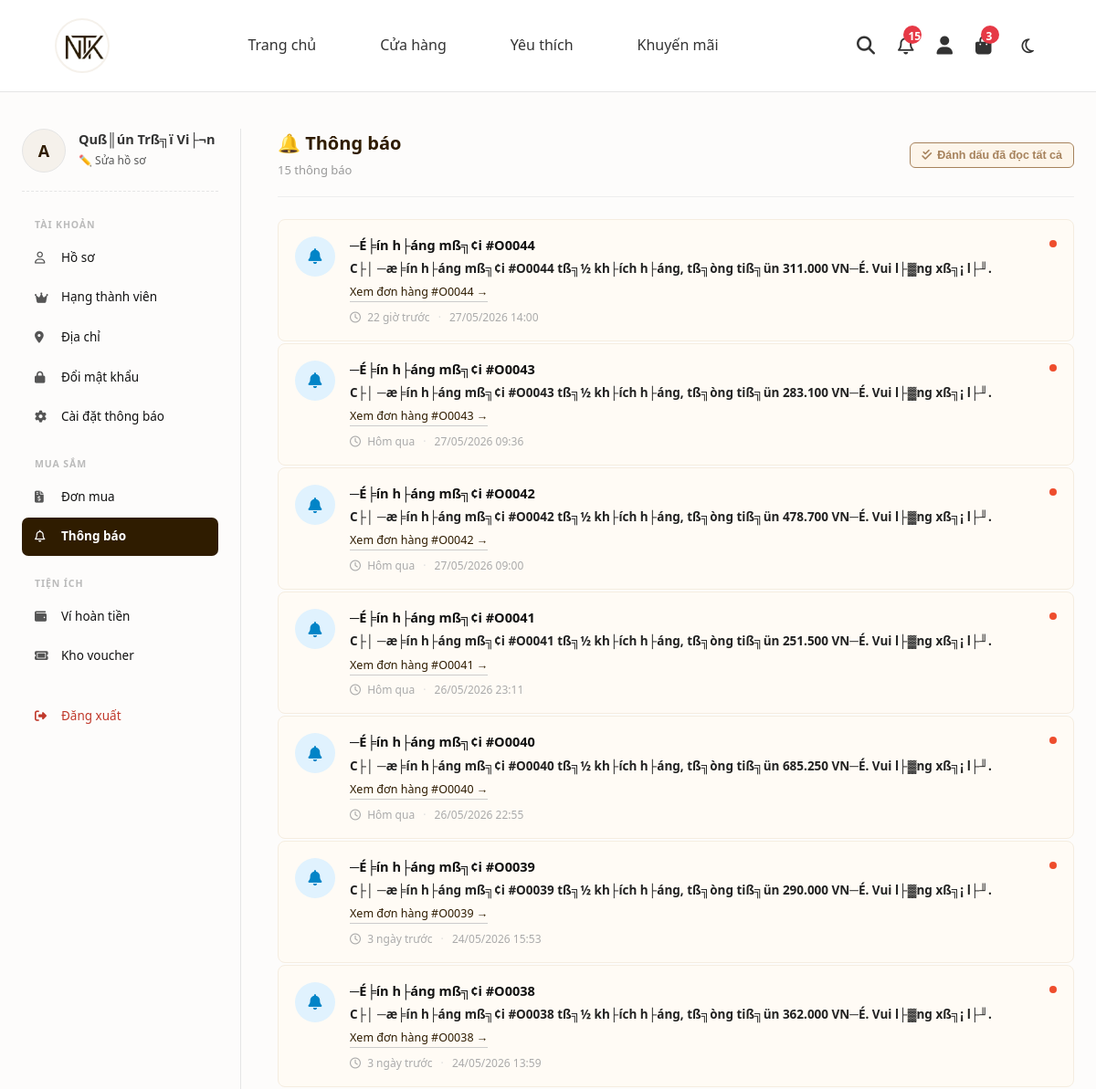
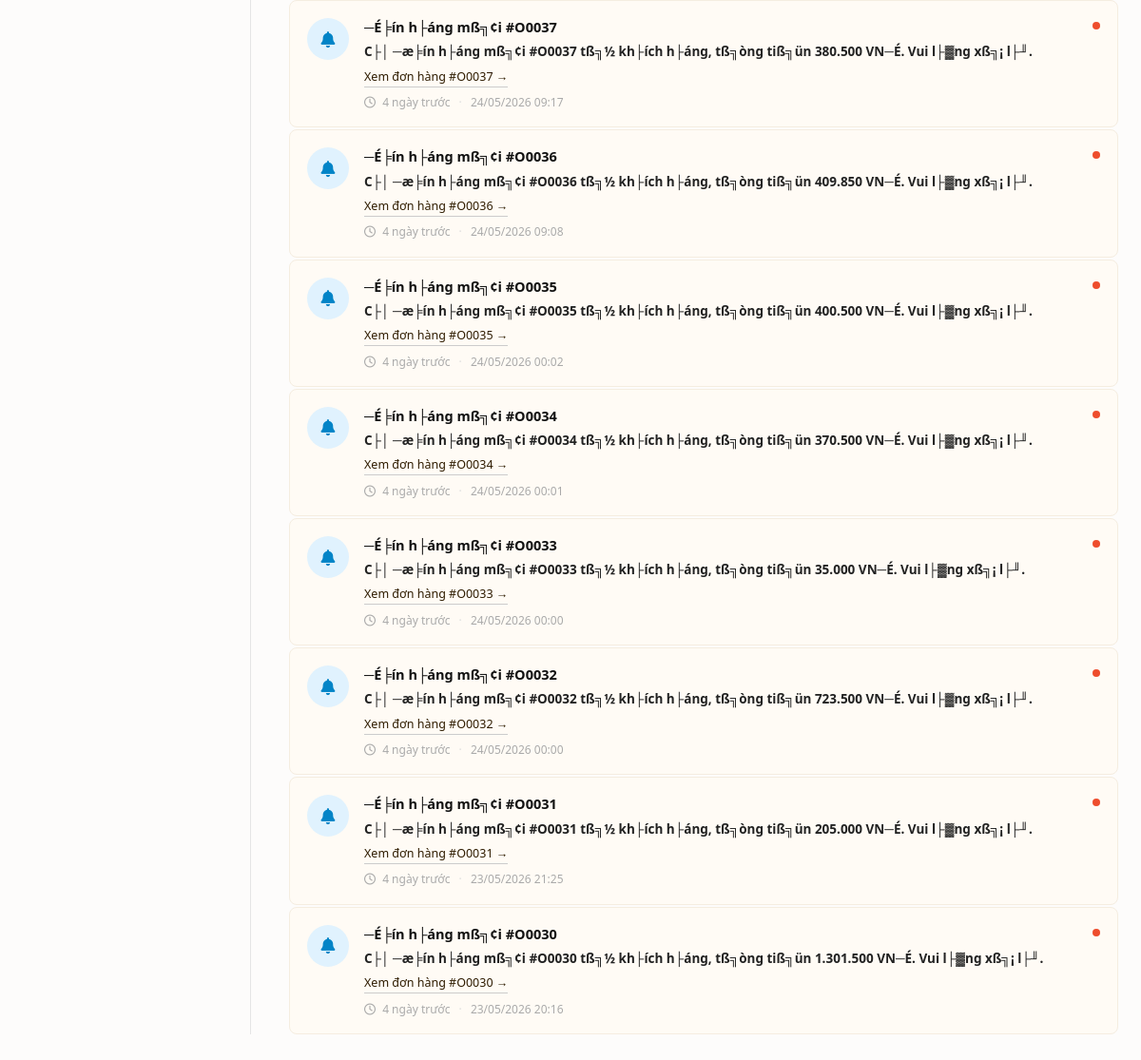
/views/user/dashboard.php?view=thongbao (signed in), run on the app's committed database (2 pictures, top to bottom).
### tables this page shows
CREATE TABLE `users` (
  `user_id` char(5) NOT NULL,
  `username` varchar(50) NOT NULL,
  `password` varchar(50) NOT NULL,
  `fullname` varchar(100) DEFAULT NULL,
  `email` varchar(100) DEFAULT NULL,
  `phonenumber` varchar(10) DEFAULT NULL,
  `address` text DEFAULT NULL,
  `verification_code` varchar(6) DEFAULT NULL,
  `verification_code_expires_at` datetime DEFAULT NULL,
  `is_verified` int(11) DEFAULT 0,
  `role` int(11) DEFAULT 0,
  `status` int(11) DEFAULT 1,
  `created_at` datetime DEFAULT current_timestamp(),
  `total_orders` int(11) DEFAULT 0,
  `total_spend` decimal(15,2) DEFAULT 0.00,
  `bank_name` varchar(100) DEFAULT NULL,
  `bank_account_number` varchar(20) DEFAULT NULL,
  `bank_account_name` varchar(100) DEFAULT NULL,
  `wallet_balance` decimal(15,2) DEFAULT 0.00,
  `current_points` int(11) DEFAULT 0,
  `accumulated_points` int(11) DEFAULT 0,
  `tier` varchar(20) DEFAULT 'Member',
  PRIMARY KEY (`user_id`),
  UNIQUE KEY `username` (`username`)
);

CREATE TABLE `notifications` (
  `noti_id` int(11) NOT NULL AUTO_INCREMENT,
  `user_id` char(5) DEFAULT NULL,
  `type` varchar(50) DEFAULT 'system',
  `title` varchar(200) NOT NULL,
  `message` varchar(500) NOT NULL,
  `related_order_id` char(5) DEFAULT NULL,
  `is_read` tinyint(1) DEFAULT 0,
  `created_at` datetime DEFAULT current_timestamp(),
  PRIMARY KEY (`noti_id`),
  KEY `idx_noti_user` (`user_id`),
  KEY `idx_noti_order` (`related_order_id`)
);

### src/views/user/notifications.php (the view, shortened to what this page needs)
<?php
$user_id = $_SESSION['user_id'];
$notifications = [];
try {
    $sql = "SELECT * FROM notifications WHERE user_id = :uid ORDER BY created_at DESC LIMIT 50";
    $stmt = $conn->prepare($sql);
    $stmt->execute(['uid' => $user_id]);
    $notifications = $stmt->fetchAll(PDO::FETCH_ASSOC);
} catch (PDOException $e) {
}
usort($notifications, function($a, $b) {
    return strtotime($b['created_at']) <=> strtotime($a['created_at']);
});
function getNotiStyle($type) {
    $map = [
        'order_placed'            => ['icon' => 'fa-solid fa-bag-shopping',     'color' => 'icon-blue'],
        'order_pending_payment'   => ['icon' => 'fa-solid fa-clock',            'color' => 'icon-orange'],
        'order_confirmed'         => ['icon' => 'fa-solid fa-circle-check',     'color' => 'icon-green'],
        'order_shipping'          => ['icon' => 'fa-solid fa-truck-fast',        'color' => 'icon-orange'],
        'order_completed'         => ['icon' => 'fa-solid fa-star',             'color' => 'icon-green'],
        'order_cancelled'         => ['icon' => 'fa-regular fa-circle-xmark',   'color' => 'icon-red'],
        'return_request'          => ['icon' => 'fa-solid fa-rotate-left',       'color' => 'icon-orange'],
        'return_approved'         => ['icon' => 'fa-solid fa-thumbs-up',         'color' => 'icon-green'],
        'return_rejected'         => ['icon' => 'fa-solid fa-ban',              'color' => 'icon-red'],
        'refund_done'             => ['icon' => 'fa-solid fa-wallet',           'color' => 'icon-green'],
        'delivery_failed'         => ['icon' => 'fa-solid fa-triangle-exclamation', 'color' => 'icon-red'],
        'cancel_approved'         => ['icon' => 'fa-solid fa-circle-xmark',     'color' => 'icon-red'],
        'cancel_rejected'         => ['icon' => 'fa-solid fa-ban',              'color' => 'icon-red'],
        'order_update'            => ['icon' => 'fa-solid fa-bell',             'color' => 'icon-blue'],
    ];
    return $map[$type] ?? ['icon' => 'fa-solid fa-bell', 'color' => 'icon-blue'];
}
function timeAgo($datetime) {
    $now  = new DateTime();
    $time = new DateTime($datetime);
    $diff = $now->diff($time);
    if ($diff->d === 0 && $diff->h === 0) {
        return $diff->i <= 1 ? 'Vừa xong' : $diff->i . ' phút trước';
    } elseif ($diff->d === 0) {
        return $diff->h . ' giờ trước';
    } elseif ($diff->d === 1) {
        return 'Hôm qua';
    } elseif ($diff->d < 7) {
        return $diff->d . ' ngày trước';
    } else {
        return date('d/m/Y', strtotime($datetime));
    }
}
?>
<div class="noti-page-header" style="display: flex; justify-content: space-between; align-items: center;">
    <div>
        <h2 class="noti-page-title">🔔 Thông báo</h2>
        <span style="font-size:13px; color:#999;" id="user-noti-count"><?= count($notifications) ?> thông báo</span>
    </div>
    <?php
    $unread_count = count(array_filter($notifications, function($n) { return !$n['is_read']; }));
    if ($unread_count > 0):
    ?>
    <button class="btn-user-mark-all-read" onclick="userMarkAllRead(event)" style="background: #fdf5ea; color: #a6825c; border: 1px solid #a6825c; padding: 6px 12px; border-radius: 6px; font-weight: 600; font-size: 12.5px; cursor: pointer; display: flex; align-items: center; gap: 6px; transition: all 0.2s;">
        <i class="fa-solid fa-check-double"></i> Đánh dấu đã đọc tất cả
    </button>
    <?php endif; ?>
</div>
<div class="noti-list">
    <?php if (empty($notifications)): ?>
        <div class="noti-empty">
            <i class="fa-regular fa-bell-slash"></i>
            <p>Bạn chưa có thông báo nào.</p>
        </div>
    <?php else: ?>
        <?php foreach ($notifications as $noti): ?>
            <?php
            $style     = getNotiStyle($noti['type']);
            $is_unread = !$noti['is_read'];
            ?>
            <div class="noti-item <?= $is_unread ? 'unread' : '' ?>" data-id="<?= htmlspecialchars($noti['noti_id']) ?>">
                <div class="noti-icon <?= $style['color'] ?>">
                    <i class="<?= $style['icon'] ?>"></i>
                </div>
                <div class="noti-body">
                    <div class="noti-title"><?= htmlspecialchars($noti['title']) ?></div>
                    <div class="noti-msg"><?= htmlspecialchars($noti['message']) ?></div>
                    <?php if (!empty($noti['related_order_id'])): ?>
                        <a href="dashboard.php?view=chitietdonhang&id=<?= htmlspecialchars($noti['related_order_id']) ?>"
                           class="noti-order-link">
                            Xem đơn hàng #<?= htmlspecialchars($noti['related_order_id']) ?> →
                        </a>
                    <?php endif; ?>
                    <div class="noti-time">
                        <i class="fa-regular fa-clock" style="margin-right:4px;"></i>
                        <?= timeAgo($noti['created_at']) ?>
                        <span style="color:#ddd; margin:0 6px;">·</span>
                        <?= date('d/m/Y H:i', strtotime($noti['created_at'])) ?>
                    </div>
                </div>
                <?php if ($is_unread): ?>
                    <div class="unread-dot" title="Chưa đọc"></div>
                <?php endif; ?>
            </div>
        <?php endforeach; ?>
    <?php endif; ?>
</div>

### src/views/user/dashboard.php (shortened to what this page needs)
<?php
require_once __DIR__ . '/../../config/database.php';
try {
    $stmt = $conn->prepare("SELECT * FROM users WHERE user_id = :user_id");
    $stmt->execute(['user_id' => $_SESSION['user_id']]);
    $current_user = $stmt->fetch(PDO::FETCH_ASSOC);
} catch (PDOException $e) {
    echo "Lỗi: " . $e->getMessage();
    exit;
}
$view = isset($_GET['view']) ? $_GET['view'] : 'hoso';
?>
<!DOCTYPE html>
<html lang="vi">
<head>
    <link rel="stylesheet" href="https://cdnjs.cloudflare.com/ajax/libs/font-awesome/6.4.0/css/all.min.css">
    <link rel="stylesheet" href="../../assets/css/style.css">
</head>
<body>
<?php
require realpath(__DIR__ . '/../../includes/header.php');
?>
<div class="dashboard-wrap">
    <aside class="dashboard-sidebar">
        <div class="user-card">
            <div class="user-avatar"><?= strtoupper(substr($current_user['username'], 0, 1)) ?></div>
            <div>
                <div class="user-name"><?= htmlspecialchars($current_user['fullname'] ?: $current_user['username']) ?></div>
                <a href="dashboard.php?view=hoso" class="user-edit">✏️ Sửa hồ sơ</a>
            </div>
        </div>
        <div class="menu-section-title">Tài khoản</div>
        <ul class="sidebar-menu">
            <li><a href="dashboard.php?view=hoso"       class="<?= $view=='hoso'       ? 'active' : '' ?>"><i class="fa-regular fa-user"></i>Hồ sơ</a></li>
            <li><a href="dashboard.php?view=hangthanhvien" class="<?= $view=='hangthanhvien' ? 'active' : '' ?>"><i class="fa-solid fa-crown"></i>Hạng thành viên</a></li>
            <li><a href="dashboard.php?view=diachi"     class="<?= $view=='diachi'     ? 'active' : '' ?>"><i class="fa-solid fa-location-dot"></i>Địa chỉ</a></li>
            <li><a href="dashboard.php?view=doimatkhau" class="<?= $view=='doimatkhau' ? 'active' : '' ?>"><i class="fa-solid fa-lock"></i>Đổi mật khẩu</a></li>
            <li><a href="dashboard.php?view=caidat"     class="<?= $view=='caidat'     ? 'active' : '' ?>"><i class="fa-solid fa-gear"></i>Cài đặt thông báo</a></li>
        </ul>
        <div class="menu-section-title">Mua sắm</div>
        <ul class="sidebar-menu">
            <li><a href="dashboard.php?view=donmua"   class="<?= $view=='donmua'   ? 'active' : '' ?>"><i class="fa-solid fa-file-invoice-dollar"></i>Đơn mua</a></li>
            <li><a href="dashboard.php?view=thongbao" class="<?= $view=='thongbao' ? 'active' : '' ?>"><i class="fa-regular fa-bell"></i>Thông báo</a></li>
        </ul>
        <div class="menu-section-title">Tiện ích</div>
        <ul class="sidebar-menu">
            <li><a href="dashboard.php?view=vihoantien" class="<?= $view=='vihoantien' ? 'active' : '' ?>"><i class="fa-solid fa-wallet"></i>Ví hoàn tiền</a></li>
            <li><a href="dashboard.php?view=khovoucher" class="<?= ($view=='khovoucher'||$view=='all_coupons') ? 'active' : '' ?>"><i class="fa-solid fa-ticket"></i>Kho voucher</a></li>
        </ul>
        <div style="margin-top: 24px;">
            <ul class="sidebar-menu">
                <li><a href="../logout.php" class="logout"><i class="fa-solid fa-right-from-bracket"></i>Đăng xuất</a></li>
            </ul>
        </div>
    </aside>
    <main class="dashboard-content">
        <?php
            switch ($view) {
                case 'thongbao':       include 'notifications.php';        break;
            }
        ?>
    </main>
</div>
</body>
</html>

### src/assets/css/style.css (style rules this page uses)
:root { --primary-color: #2f1c00; --bg-color: #ffffff; --beige-color: #f5f1eb; --border-color: #e5e5e5; --text-color: #111111; --font-main: 'Helvetica Neue', Arial, sans-serif; }
* { margin: 0; padding: 0; box-sizing: border-box; }
body { font-family: var(--font-main); color: var(--text-color); background-color: var(--bg-color); line-height: 1.6; }
a { text-decoration: none; color: inherit; transition: color 0.3s ease; }
ul { list-style: none; }
body { margin: 0; font-family: 'Segoe UI', Arial, sans-serif; background: #fdfcfb; color: #333; }

### src/views/user/dashboard.php (style rules this page uses)
:root { --primary: #2f1c00; --bg: #ffffff; --beige: #f5f1eb; --border: #e5e5e5; --text: #111111; --muted: #555555; }
* { box-sizing: border-box; }
html, body { margin: 0; padding: 0; }
body { font-family: "Helvetica Neue", Helvetica, Arial, sans-serif; background: var(--bg); color: var(--text); }
.dashboard-wrap { display: flex; max-width: 1240px; margin: 40px auto 60px; padding: 0 24px; gap: 0; min-height: 600px; }
.dashboard-sidebar { width: 240px; flex-shrink: 0; padding-right: 24px; border-right: 1px solid var(--border); }
.user-card { display: flex; align-items: center; margin-bottom: 28px; padding-bottom: 20px; border-bottom: 1px dashed var(--border); }
.user-avatar { width: 48px; height: 48px; border-radius: 50%; background: var(--beige); border: 1.5px solid var(--border); display: flex; align-items: center; justify-content: center; font-size: 18px; font-weight: 700; color: var(--primary); margin-right: 14px; flex-shrink: 0; }
.user-name { font-weight: 600; font-size: 14.5px; line-height: 1.3; }
.user-edit { font-size: 12px; color: var(--muted); text-decoration: none; }
.menu-section-title { font-size: 10.5px; font-weight: 700; color: #bbb; letter-spacing: 0.9px; text-transform: uppercase; margin: 22px 0 7px 14px; }
.sidebar-menu { list-style: none; padding: 0; margin: 0; }
.sidebar-menu a { display: flex; align-items: center; padding: 10px 14px; border-radius: 7px; font-size: 13.5px; color: var(--text); text-decoration: none; margin-bottom: 2px; transition: background 0.18s, color 0.18s; }
.sidebar-menu a i { width: 18px; margin-right: 11px; color: var(--muted); font-size: 13px; transition: color 0.18s; }
.sidebar-menu a.active { background: var(--primary); color: #fff; font-weight: 600; }
.sidebar-menu a.active i { color: #fff; }
.sidebar-menu a.logout { color: #c0392b; }
.sidebar-menu a.logout i { color: #c0392b; }
.dashboard-content { flex: 1; padding-left: 40px; min-width: 0; }

### src/views/user/notifications.php (style rules this page uses)
.noti-page-header { display: flex; justify-content: space-between; align-items: center; margin-bottom: 24px; padding-bottom: 16px; border-bottom: 1px solid #eee; }
.noti-page-title { font-size: 20px; font-weight: 700; color: #2f1c00; margin: 0; }
.noti-list { display: flex; flex-direction: column; gap: 2px; }
.noti-item { display: flex; align-items: flex-start; padding: 16px 18px; border-radius: 8px; gap: 16px; transition: background 0.15s; cursor: default; border: 1px solid transparent; }
.noti-item.unread { background: #fffbf5; border-color: #f5ede0; }
.noti-icon { width: 44px; height: 44px; border-radius: 50%; display: flex; align-items: center; justify-content: center; font-size: 17px; flex-shrink: 0; margin-top: 2px; }
.icon-blue { background: #e0f2fe; color: #0284c7; }
.noti-body { flex: 1; min-width: 0; }
.noti-item .noti-title { font-size: 14.5px; font-weight: 500; color: #555; margin-bottom: 4px; white-space: nowrap; overflow: hidden; text-overflow: ellipsis; }
.noti-item.unread .noti-title { font-weight: bold; color: #111; }
.noti-item .noti-msg { font-size: 13.5px; color: #666; line-height: 1.5; font-weight: normal; }
.noti-item.unread .noti-msg { font-weight: 600; color: #222; }
.noti-time { font-size: 12px; color: #aaa; margin-top: 6px; }
.noti-order-link { display: inline-block; margin-top: 6px; font-size: 12.5px; color: #2f1c00; text-decoration: none; font-weight: 500; border-bottom: 1px solid #ccc; }
.unread-dot { width: 8px; height: 8px; border-radius: 50%; background: #ee4d2d; flex-shrink: 0; margin-top: 6px; }

### data on the page
users: username "A", fullname "Quß║ún Trß╗ï Vi├¬n"
notifications: title "─É╞ín h├áng mß╗¢i #O0044", message "C├│ ─æ╞ín h├áng mß╗¢i #O0044 tß╗½ kh├ích h├áng, tß╗òng tiß╗ün 311.000 VN─É. Vui l├▓ng xß╗¡ l├╜.", related_order "O0044", created_at "22 giờ trước", created_at "27/05/2026 14:00", is_read 0 (drawn)
notifications: title "─É╞ín h├áng mß╗¢i #O0043", message "C├│ ─æ╞ín h├áng mß╗¢i #O0043 tß╗½ kh├ích h├áng, tß╗òng tiß╗ün 283.100 VN─É. Vui l├▓ng xß╗¡ l├╜.", related_order "O0043", created_at "Hôm qua", created_at "27/05/2026 09:36", is_read 0 (drawn)
notifications: title "─É╞ín h├áng mß╗¢i #O0042", message "C├│ ─æ╞ín h├áng mß╗¢i #O0042 tß╗½ kh├ích h├áng, tß╗òng tiß╗ün 478.700 VN─É. Vui l├▓ng xß╗¡ l├╜.", related_order "O0042", created_at "Hôm qua", created_at "27/05/2026 09:00", is_read 0 (drawn)
notifications: title "─É╞ín h├áng mß╗¢i #O0041", message "C├│ ─æ╞ín h├áng mß╗¢i #O0041 tß╗½ kh├ích h├áng, tß╗òng tiß╗ün 251.500 VN─É. Vui l├▓ng xß╗¡ l├╜.", related_order "O0041", created_at "Hôm qua", created_at "26/05/2026 23:11", is_read 0 (drawn)
notifications: title "─É╞ín h├áng mß╗¢i #O0040", message "C├│ ─æ╞ín h├áng mß╗¢i #O0040 tß╗½ kh├ích h├áng, tß╗òng tiß╗ün 685.250 VN─É. Vui l├▓ng xß╗¡ l├╜.", related_order "O0040", created_at "Hôm qua", created_at "26/05/2026 22:55", is_read 0 (drawn)
notifications: title "─É╞ín h├áng mß╗¢i #O0039", message "C├│ ─æ╞ín h├áng mß╗¢i #O0039 tß╗½ kh├ích h├áng, tß╗òng tiß╗ün 290.000 VN─É. Vui l├▓ng xß╗¡ l├╜.", related_order "O0039", created_at "3 ngày trước", created_at "24/05/2026 15:53", is_read 0 (drawn)
notifications: title "─É╞ín h├áng mß╗¢i #O0038", message "C├│ ─æ╞ín h├áng mß╗¢i #O0038 tß╗½ kh├ích h├áng, tß╗òng tiß╗ün 362.000 VN─É. Vui l├▓ng xß╗¡ l├╜.", related_order "O0038", created_at "3 ngày trước", created_at "24/05/2026 13:59", is_read 0 (drawn)
notifications: title "─É╞ín h├áng mß╗¢i #O0037", message "C├│ ─æ╞ín h├áng mß╗¢i #O0037 tß╗½ kh├ích h├áng, tß╗òng tiß╗ün 380.500 VN─É. Vui l├▓ng xß╗¡ l├╜.", related_order "O0037", created_at "4 ngày trước", created_at "24/05/2026 09:17", is_read 0 (drawn)
notifications: title "─É╞ín h├áng mß╗¢i #O0036", message "C├│ ─æ╞ín h├áng mß╗¢i #O0036 tß╗½ kh├ích h├áng, tß╗òng tiß╗ün 409.850 VN─É. Vui l├▓ng xß╗¡ l├╜.", related_order "O0036", created_at "4 ngày trước", created_at "24/05/2026 09:08", is_read 0 (drawn)
notifications: title "─É╞ín h├áng mß╗¢i #O0035", message "C├│ ─æ╞ín h├áng mß╗¢i #O0035 tß╗½ kh├ích h├áng, tß╗òng tiß╗ün 400.500 VN─É. Vui l├▓ng xß╗¡ l├╜.", related_order "O0035", created_at "4 ngày trước", created_at "24/05/2026 00:02", is_read 0 (drawn)
notifications: title "─É╞ín h├áng mß╗¢i #O0034", message "C├│ ─æ╞ín h├áng mß╗¢i #O0034 tß╗½ kh├ích h├áng, tß╗òng tiß╗ün 370.500 VN─É. Vui l├▓ng xß╗¡ l├╜.", related_order "O0034", created_at "4 ngày trước", created_at "24/05/2026 00:01", is_read 0 (drawn)
notifications: title "─É╞ín h├áng mß╗¢i #O0033", message "C├│ ─æ╞ín h├áng mß╗¢i #O0033 tß╗½ kh├ích h├áng, tß╗òng tiß╗ün 35.000 VN─É. Vui l├▓ng xß╗¡ l├╜.", related_order "O0033", created_at "4 ngày trước", created_at "24/05/2026 00:00", is_read 0 (drawn)
notifications: title "─É╞ín h├áng mß╗¢i #O0032", message "C├│ ─æ╞ín h├áng mß╗¢i #O0032 tß╗½ kh├ích h├áng, tß╗òng tiß╗ün 723.500 VN─É. Vui l├▓ng xß╗¡ l├╜.", related_order "O0032", created_at "4 ngày trước", created_at "24/05/2026 00:00", is_read 0 (drawn)
notifications: title "─É╞ín h├áng mß╗¢i #O0031", message "C├│ ─æ╞ín h├áng mß╗¢i #O0031 tß╗½ kh├ích h├áng, tß╗òng tiß╗ün 205.000 VN─É. Vui l├▓ng xß╗¡ l├╜.", related_order "O0031", created_at "4 ngày trước", created_at "23/05/2026 21:25", is_read 0 (drawn)
notifications: title "─É╞ín h├áng mß╗¢i #O0030", message "C├│ ─æ╞ín h├áng mß╗¢i #O0030 tß╗½ kh├ích h├áng, tß╗òng tiß╗ün 1.301.500 VN─É. Vui l├▓ng xß╗¡ l├╜.", related_order "O0030", created_at "4 ngày trước", created_at "23/05/2026 20:16", is_read 0 (drawn)

### other printed values
$unread_noti_count "15"
$cart_count "3"
count($notifications) "15"
